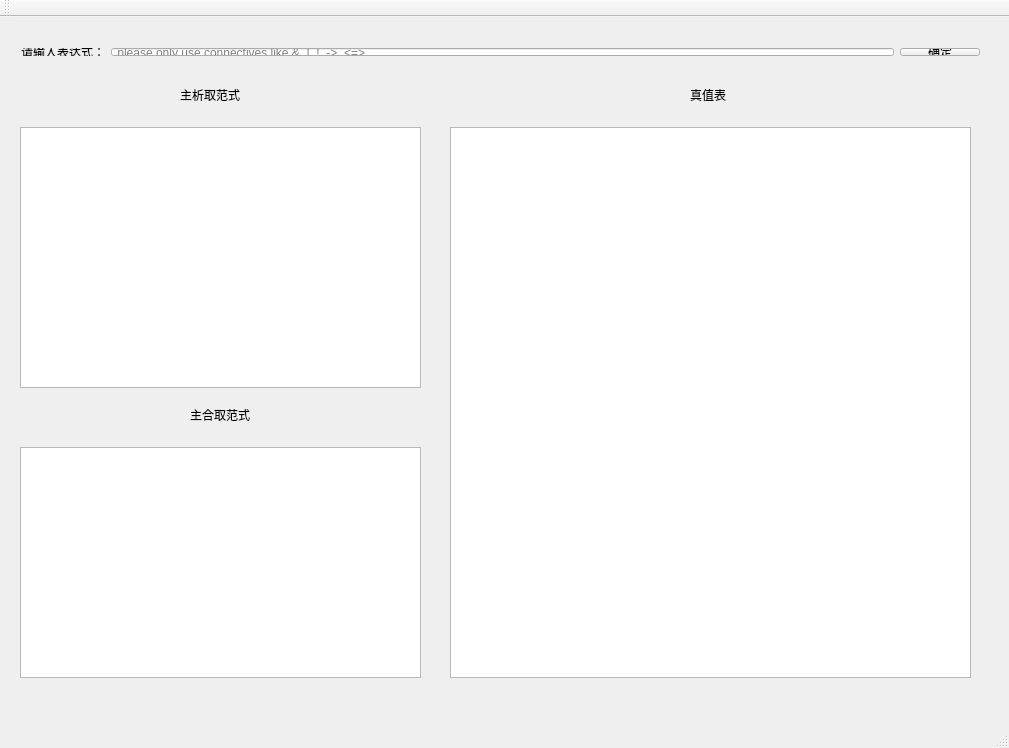
<?xml version="1.0" encoding="UTF-8"?>
<ui version="4.0">
 <class>MainWindow</class>
 <widget class="QMainWindow" name="MainWindow">
  <property name="geometry">
   <rect>
    <x>0</x>
    <y>0</y>
    <width>1009</width>
    <height>748</height>
   </rect>
  </property>
  <property name="windowTitle">
   <string>MainWindow</string>
  </property>
  <widget class="QWidget" name="centralWidget">
   <widget class="QLabel" name="label_2">
    <property name="geometry">
     <rect>
      <x>690</x>
      <y>70</y>
      <width>72</width>
      <height>15</height>
     </rect>
    </property>
    <property name="text">
     <string>真值表</string>
    </property>
   </widget>
   <widget class="QTableView" name="tableView">
    <property name="geometry">
     <rect>
      <x>450</x>
      <y>110</y>
      <width>521</width>
      <height>551</height>
     </rect>
    </property>
   </widget>
   <widget class="QLabel" name="label_3">
    <property name="geometry">
     <rect>
      <x>180</x>
      <y>70</y>
      <width>81</width>
      <height>16</height>
     </rect>
    </property>
    <property name="text">
     <string>主析取范式</string>
    </property>
   </widget>
   <widget class="QTextBrowser" name="textBrowser">
    <property name="geometry">
     <rect>
      <x>20</x>
      <y>110</y>
      <width>401</width>
      <height>261</height>
     </rect>
    </property>
   </widget>
   <widget class="QLabel" name="label_4">
    <property name="geometry">
     <rect>
      <x>190</x>
      <y>390</y>
      <width>81</width>
      <height>16</height>
     </rect>
    </property>
    <property name="text">
     <string>主合取范式</string>
    </property>
   </widget>
   <widget class="QTextBrowser" name="textBrowser_2">
    <property name="geometry">
     <rect>
      <x>20</x>
      <y>430</y>
      <width>401</width>
      <height>231</height>
     </rect>
    </property>
   </widget>
   <widget class="QWidget" name="layoutWidget">
    <property name="geometry">
     <rect>
      <x>10</x>
      <y>20</y>
      <width>981</width>
      <height>30</height>
     </rect>
    </property>
    <layout class="QHBoxLayout" name="horizontalLayout">
     <item>
      <widget class="QLabel" name="label">
       <property name="text">
        <string>请输入表达式：</string>
       </property>
      </widget>
     </item>
     <item>
      <widget class="QLineEdit" name="lineEdit">
       <property name="placeholderText">
        <string> please only use connectives like &amp;, |, !, -&gt;, &lt;=&gt; </string>
       </property>
      </widget>
     </item>
     <item>
      <widget class="QPushButton" name="pushButton">
       <property name="text">
        <string>确定</string>
       </property>
      </widget>
     </item>
    </layout>
   </widget>
  </widget>
  <widget class="QMenuBar" name="menuBar">
   <property name="geometry">
    <rect>
     <x>0</x>
     <y>0</y>
     <width>1009</width>
     <height>26</height>
    </rect>
   </property>
  </widget>
  <widget class="QToolBar" name="mainToolBar">
   <attribute name="toolBarArea">
    <enum>TopToolBarArea</enum>
   </attribute>
   <attribute name="toolBarBreak">
    <bool>false</bool>
   </attribute>
  </widget>
  <widget class="QStatusBar" name="statusBar"/>
 </widget>
 <layoutdefault spacing="6" margin="11"/>
 <resources/>
 <connections/>
</ui>
